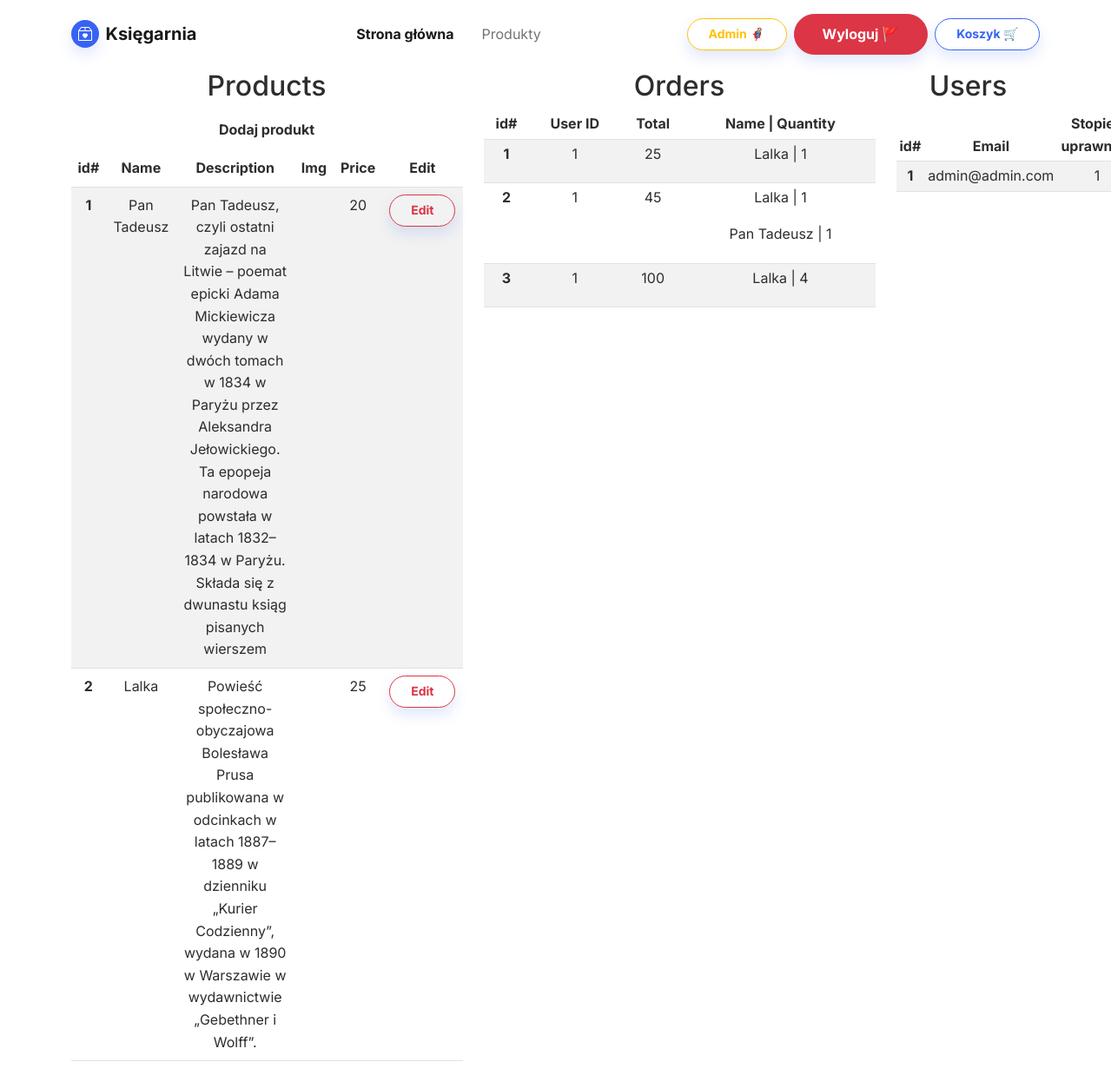
Page /admin_page.php (signed in) on the earlier database version.
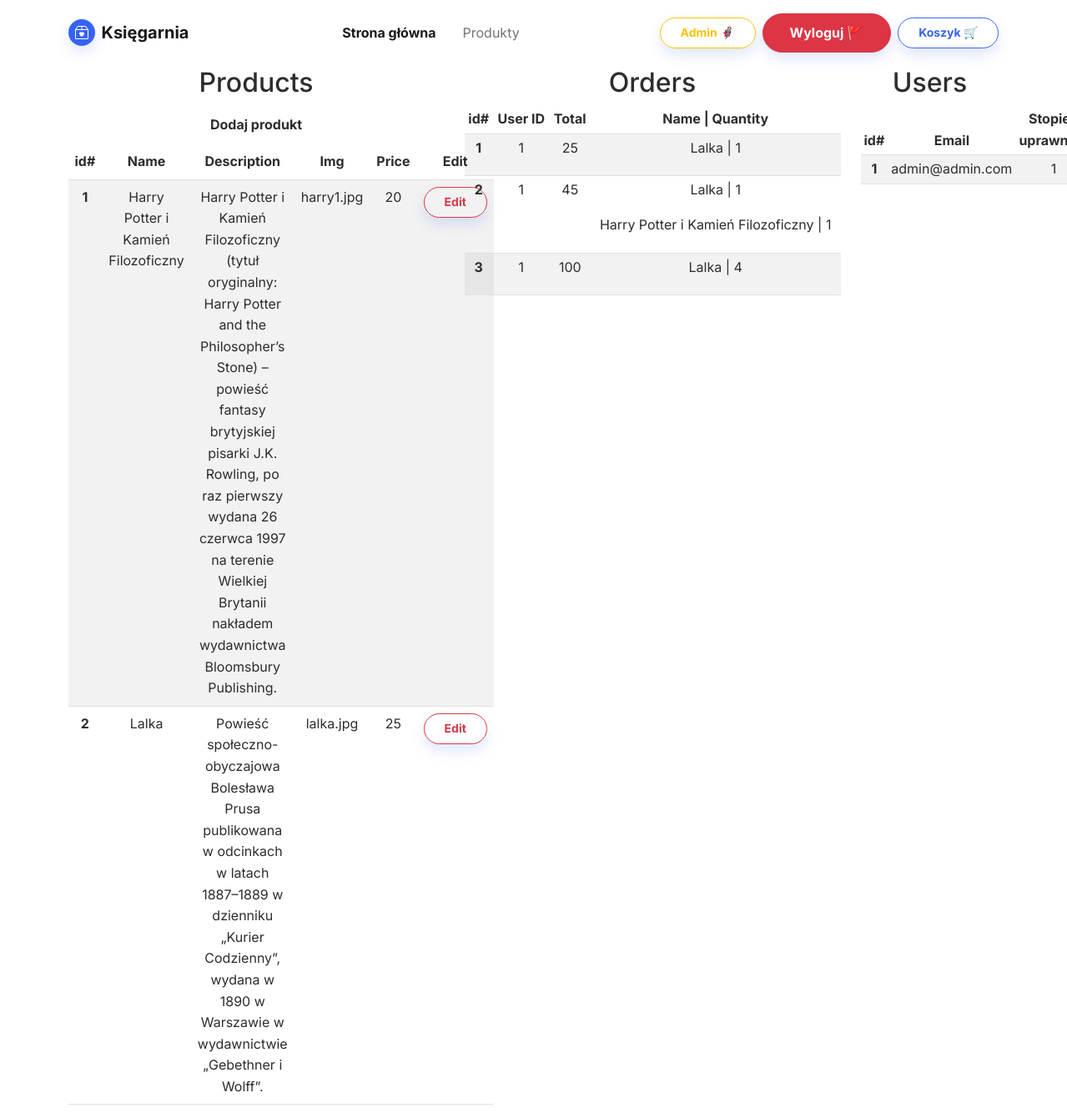
Same page on the later database version.
### tables this page shows
CREATE TABLE `products` (
  `id` int(11) NOT NULL,
  `name` varchar(100) NOT NULL,
  `description` varchar(1000) NOT NULL,
  `img` varchar(100) NOT NULL,
  `price` int(11) NOT NULL,
  `categoryId` int(11) DEFAULT NULL
);

CREATE TABLE `orders` (
  `id` int(11) NOT NULL,
  `idUser` int(11) NOT NULL,
  `total` int(11) NOT NULL,
  `orderDate` date NOT NULL
);

CREATE TABLE `orderdetail` (
  `id` int(11) NOT NULL,
  `idOrder` int(11) NOT NULL,
  `idProduct` int(11) NOT NULL,
  `quantity` int(11) NOT NULL
);

CREATE TABLE `users` (
  `id` int(11) NOT NULL,
  `email` varchar(70) NOT NULL,
  `password` text NOT NULL,
  `permissions` int(11) NOT NULL DEFAULT 0
);

### admin_page.php (the view, shortened to what this page needs)
<!DOCTYPE html>
<html lang="en">
<head>
    <link rel="stylesheet" href="assets/bootstrap/css/bootstrap.min.css">
</head>
<body>
    <?php require_once 'navbar.php'; ?>
    <div class="container text-center">
        <div class="row">
            <div class="col col-md-5">
                <h2>Products</h2>
                <table class="table table-striped table-hover">
                    <thead>
                        <tr>
                            <th scope="col">id#</th>
                            <th scope="col">Name</th>
                            <th scope="col">Description</th>
                            <th scope="col">Img</th>
                            <th scope="col">Price</th>
                            <th scope="col">Edit</th>
                        </tr>
                    </thead>
                    <tbody>
                        <?php
                        require_once "database_connect.php";
                        function getProducts($connection)
                        {
                            $products = array();
                            $sql = "SELECT * FROM products";
                            $result = $connection->query($sql);
                            if ($result->num_rows > 0) {
                                while ($row = $result->fetch_assoc()) {
                                    $products[] = $row;
                                }
                            }
                            return $products;
                        }
                        foreach (getProducts($connection) as $product) {
                            echo
                            '<tr>
                                <th scope="row">' . $product['id'] . '</th>
                                    <td>' . $product['name'] . '</td>
                                    <td>' . $product['description'] . '</td>
                                    <td>' . $product['img'] . '</td>
                                    <td>' . $product['price'] . '</td>
                                    <td><a class="btn btn-outline-danger shadow btn-sm" role="button" href="edit_product.php?id=' . $product['id'] . '">Edit</a>
                                </tr>';
                        }
                        ?>
                        <tr><a class="btn" href="add_product.php">Dodaj produkt</a></tr>
                    </tbody>
                </table>
            </div>
            <div class="col col-md-5">
                <h2>Orders</h2>
                <table class="table table-striped table-hover table-sm">
                    <thead>
                        <tr>
                            <th scope="col">id#</th>
                            <th scope="col">User ID</th>
                            <th scope="col">Total</th>
                            <th scope="col">Name | Quantity</th>
                        </tr>
                    </thead>
                    <tbody>
                        <?php
                        require_once "database_connect.php";
                        function getOrders($connection)
                        {
                            $orders = array();
                            $sql = "SELECT * FROM orders";
                            $result = $connection->query($sql);
                            if ($result->num_rows > 0) {
                                while ($row = $result->fetch_assoc()) {
                                    $orders[] = $row;
                                }
                            }
                            return $orders;
                        }
                        function getOrdersDetail($connection)
                        {
                            $ordersD = array();
                            $sql = "SELECT products.name AS productName, orderdetail.quantity AS quantity, orderdetail.idOrder FROM `products`, `orderdetail` WHERE products.id=orderdetail.idProduct";
                            $result = $connection->query($sql);
                            if ($result->num_rows > 0) {
                                while ($row = $result->fetch_assoc()) {
                                    $ordersD[] = $row;
                                }
                            }
                            return $ordersD;
                        }
                        foreach (getOrders($connection) as $order) {
                            echo '
                            <tr>
                                <th scope="row">' . $order['id'] . '</th>
                                <td>' . $order['idUser'] . '</td>
                                <td>' . $order['total'] . '</td>
                                <td>';
                            foreach (getOrdersDetail($connection) as $orderD) {
                                if ($order['id'] == $orderD['idOrder']) {
                                    echo '
                                    <p>' . $orderD['productName'] . ' | ' . $orderD['quantity'] . '</p>';
                                }
                            }
                            echo '
                                </td>
                            </tr>';
                        }
                        ?>
                    </tbody>
                </table>
            </div>
            <div class="col col-md-2">
                <h2>Users</h2>
                <table class="table table-striped table-hover table-sm">
                    <thead>
                        <tr>
                            <th scope="col">id#</th>
                            <th scope="col">Email</th>
                            <th scope="col">Stopień uprawnień</th>
                        </tr>
                    </thead>
                    <tbody>
                        <?php
                        require_once "database_connect.php";
                        function getUsers($connection)
                        {
                            $products = array();
                            $sql = "SELECT * FROM users";
                            $result = $connection->query($sql);
                            if ($result->num_rows > 0) {
                                while ($row = $result->fetch_assoc()) {
                                    $products[] = $row;
                                }
                            }
                            return $products;
                        }
                        foreach (getUsers($connection) as $user) {
                            echo
                            '<tr>
                                    <th scope="row">' . $user['id'] . '</th>
                                    <td>' . $user['email'] . '</td>
                                    <td>' . $user['permissions'] . '</td>
                                </tr>';
                        }
                        ?>
                    </tbody>
                </table>
            </div>
        </div>
    </div>
</body>
</html>

### navbar.php (shortened to what this page needs)
<nav class="navbar navbar-light navbar-expand-md sticky-top navbar-shrink py-3" id="mainNav">
    <div class="container"><a class="navbar-brand d-flex align-items-center" href="index.php"><span class="bs-icon-sm bs-icon-circle bs-icon-primary shadow d-flex justify-content-center align-items-center me-2 bs-icon">
                </span><span>Księgarnia</span></a>
        <div class="collapse navbar-collapse" id="navcol-1">
            <ul class="navbar-nav mx-auto">
                <li class="nav-item"><a class="nav-link active" href="index.php">Strona główna</a></li>
                <li class="nav-item"><a class="nav-link" href="products_page.php">Produkty</a></li>
            </ul>
            <?php
            if (isset($_SESSION['permissions']) && $_SESSION['permissions'] == 1) {
                echo '<a class="btn btn-outline-warning shadow me-2 btn-sm" role="button" href="admin_page.php">Admin 🦸‍♂️</a>';
            }
            if (isset($_SESSION['logged_flag']) && $_SESSION['logged_flag'] == true) {
                echo '<a class="btn btn-danger shadow" role="button" href="logout_script.php">Wyloguj 🚩</a>';
                echo '<a class="btn btn-outline-primary shadow ms-2 btn-sm" role="button" href="cart_page.php">Koszyk 🛒</a>';
            } else {
                echo '<a class="btn btn-primary shadow" role="button" href="login_page.php">Zaloguj się</a>';
            }
            ?>
        </div>
    </div>
</nav>

Differences in the rows shown:
changed products id 1: name "Pan Tadeusz" → "Harry Potter i Kamień Filozoficzny"; description "Pan Tadeusz, czyli ostatni zajazd na Litwie – poemat epicki Adama Mickiewicza wydany w dwóch tomach w 1834 w Paryżu przez Aleksandra Jełowickiego. Ta epopeja narodowa powstała w latach 1832–1834 w Paryżu. Składa się z dwunastu ksiąg pisanych wierszem" → "Harry Potter i Kamień Filozoficzny (tytuł oryginalny: Harry Potter and the Philosopher’s Stone) – powieść fantasy brytyjskiej pisarki J.K. Rowling, po raz pierwszy wydana 26 czerwca 1997 na terenie Wielkiej Brytanii nakładem wydawnictwa Bloomsbury Publishing."; img (not shown) → "harry1.jpg"
changed products "Lalka": img (not shown) → "lalka.jpg"
changed through a linked row, orderdetail: idProduct.name "Pan Tadeusz" → "Harry Potter i Kamień Filozoficzny"
